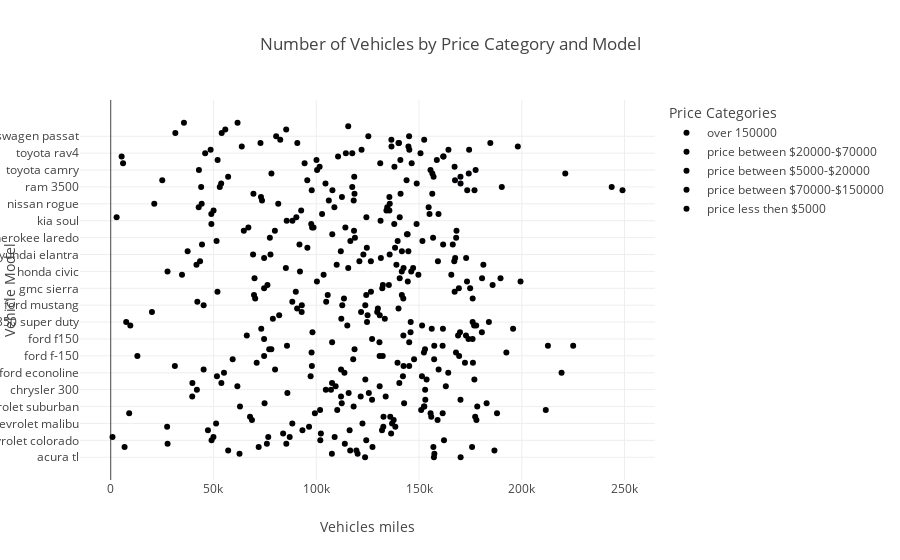

This figure's notebook cell:
### Code cell
#Let define the prices category and build the plot
def price_category(row):
    if row < 3000:
        return 'price less then $5000'
    elif row >= 5000 and row <20000:
        return 'price between $5000-$20000'
    elif row >= 20000 and row <70000:
        return 'price between $20000-$70000'
    elif row >= 70000 and row <150000:
        return 'price between $70000-$150000'
    else:
        return 'over 150000'
df['price_category'] = df['price'].apply(price_category)

list_agg = df.groupby(['price_category', 'model'])['odometer'].mean().reset_index()

fig3 = px.scatter(list_agg, y='model', x='odometer', color='price_category',
             title='Number of Vehicles by Price Category and Model',
             labels={'model': 'Vehicle Model', 'odometer': 'Vehicles miles', 'price_category': 'Price Categories'})

fig3.show()

### Figure 1 — Plotly figure (JSON) as saved in the notebook; plotly's stock layout.template omitted (floating-point values rounded to 4 significant figures)
{"data": [{"hovertemplate": "Price Categories=over 150000<br>Vehicles miles=%{x}<br>Vehicle Model=%{y}<extra></extra>", "legendgroup": "over 150000", "marker": {"color": "#000001", "symbol": "circle"}, "mode": "markers", "name": "over 150000", "orientation": "h", "showlegend": true, "type": "scatter", "x": [157200.0, 157500.0, 186700.0, 175800.0, 113900.0, 162100.0, 108900.0, 136400.0, 132000.0, 132600.0, 122500.0, 177900.0, 177300.0, 187900.0, 101900.0, 178300.0, 182900.0, 153100.0, 133800.0, 115800.0, 153000.0, 130800.0, 140400.0, 153700.0, 142200.0, 164200.0, 159500.0, 142500.0, 172300.0, 147600.0, 169500.0, 192500.0, 152900.0, 157400.0, 130800.0, 174100.0, 172800.0, 180600.0, 195800.0, 176800.0, 184000.0, 112200.0, 125000.0, 129700.0, 130000.0, 123800.0, 104800.0, 142300.0, 124300.0, 167300.0, 174900.0, 185800.0, 173300.0, 180700.0, 149700.0, 141600.0, 142500.0, 181300.0, 159200.0, 172900.0, 122900.0, 141700.0, 124600.0, 161700.0, 151700.0, 156800.0, 144500.0, 168200.0, 98000.0, 137900.0, 131300.0, 140600.0, 159500.0, 134200.0, 154700.0, 135800.0, 118200.0, 112500.0, 156500.0, 173400.0, 243700.0, 148900.0, 143900.0, 157100.0, 221200.0, 155600.0, 138000.0, 131100.0, 158700.0, 161800.0, 150700.0, 174400.0, 198100.0, 184700.0, 136500.0, 125300.0], "xaxis": "x", "y": ["acura tl", "bmw x5", "buick enclave", "cadillac escalade", "chevrolet camaro", "chevrolet colorado", "chevrolet corvette", "chevrolet cruze", "chevrolet equinox", "chevrolet impala", "chevrolet malibu", "chevrolet silverado", "chevrolet silverado 1500", "chevrolet silverado 2500hd", "chevrolet silverado 3500hd", "chevrolet suburban", "chevrolet tahoe", "chevrolet trailblazer", "chevrolet traverse", "chrysler 200", "chrysler 300", "chrysler town & country", "dodge charger", "dodge dakota", "dodge grand caravan", "ford econoline", "ford edge", "ford escape", "ford expedition", "ford explorer", "ford f-150", "ford f-250", "ford f-250 sd", "ford f-250 super duty", "ford f-350 sd", "ford f150", "ford f150 supercrew cab xlt", "ford f250", "ford f250 super duty", "ford f350", "ford f350 super duty", "ford focus", "ford focus se", "ford fusion", "ford fusion se", "ford mustang", "ford mustang gt coupe 2d", "ford ranger", "ford taurus", "gmc acadia", "gmc sierra", "gmc sierra 1500", "gmc sierra 2500hd", "gmc yukon", "honda accord", "honda civic", "honda civic lx", "honda cr-v", "honda odyssey", "honda pilot", "hyundai elantra", "hyundai santa fe", "hyundai sonata", "jeep cherokee", "jeep grand cherokee", "jeep grand cherokee laredo", "jeep liberty", "jeep wrangler", "jeep wrangler unlimited", "kia sorento", "kia soul", "nissan altima", "nissan frontier", "nissan maxima", "nissan murano", "nissan rogue", "nissan sentra", "nissan versa", "ram 1500", "ram 2500", "ram 3500", "subaru forester", "subaru impreza", "subaru outback", "toyota 4runner", "toyota camry", "toyota camry le", "toyota corolla", "toyota highlander", "toyota prius", "toyota rav4", "toyota sienna", "toyota tacoma", "toyota tundra", "volkswagen jetta", "volkswagen passat"], "yaxis": "y"}, {"hovertemplate": "Price Categories=price between $20000-$70000<br>Vehicles miles=%{x}<br>Vehicle Model=%{y}<extra></extra>", "legendgroup": "price between $20000-$70000", "marker": {"color": "#000002", "symbol": "circle"}, "mode": "markers", "name": "price between $20000-$70000", "orientation": "h", "showlegend": true, "type": "scatter", "x": [62670.0, 57150.0, 71990.0, 27660.0, 31440.0, 49070.0, 49980.0, 47300.0, 27450.0, 51270.0, 68720.0, 67770.0, 55740.0, 99340.0, 110200.0, 62890.0, 74850.0, 39660.0, 41930.0, 61620.0, 39740.0, 51690.0, 55110.0, 45210.0, 31210.0, 71010.0, 59330.0, 74630.0, 97720.0, 77120.0, 85760.0, 107700.0, 74610.0, 66200.0, 98150.0, 73240.0, 115100.0, 124700.0, 20070.0, 45210.0, 42150.0, 70300.0, 69720.0, 51930.0, 74630.0, 76250.0, 100300.0, 69960.0, 34680.0, 27630.0, 115600.0, 41730.0, 43480.0, 74630.0, 69250.0, 37430.0, 44410.0, 51500.0, 77430.0, 64760.0, 66960.0, 48980.0, 115600.0, 2866.0, 48950.0, 35630.0, 50050.0, 42800.0, 21190.0, 69440.0, 97800.0, 117500.0, 53730.0, 25070.0, 57120.0, 78190.0, 42910.0, 6000.0, 52010.0, 5300.0, 45950.0, 48610.0, 63770.0, 72860.0], "xaxis": "x", "y": ["bmw x5", "buick enclave", "cadillac escalade", "chevrolet camaro", "chevrolet camaro lt coupe 2d", "chevrolet colorado", "chevrolet corvette", "chevrolet equinox", "chevrolet impala", "chevrolet malibu", "chevrolet silverado", "chevrolet silverado 1500", "chevrolet silverado 1500 crew", "chevrolet silverado 2500hd", "chevrolet silverado 3500hd", "chevrolet suburban", "chevrolet tahoe", "chevrolet traverse", "chrysler 300", "chrysler town & country", "dodge charger", "dodge grand caravan", "ford econoline", "ford edge", "ford escape", "ford expedition", "ford explorer", "ford f-150", "ford f-250", "ford f-250 sd", "ford f-250 super duty", "ford f-350 sd", "ford f150", "ford f150 supercrew cab xlt", "ford f250", "ford f250 super duty", "ford f350", "ford f350 super duty", "ford fusion", "ford mustang", "ford mustang gt coupe 2d", "ford ranger", "ford taurus", "gmc acadia", "gmc sierra", "gmc sierra 1500", "gmc sierra 2500hd", "gmc yukon", "honda accord", "honda civic", "honda civic lx", "honda cr-v", "honda odyssey", "honda pilot", "hyundai elantra", "hyundai santa fe", "jeep cherokee", "jeep grand cherokee", "jeep grand cherokee laredo", "jeep wrangler", "jeep wrangler unlimited", "kia sorento", "mercedes-benz benze sprinter 2500", "nissan altima", "nissan frontier", "nissan frontier crew cab sv", "nissan maxima", "nissan murano", "nissan rogue", "ram 1500", "ram 2500", "ram 3500", "subaru forester", "subaru impreza", "subaru outback", "toyota 4runner", "toyota camry", "toyota corolla", "toyota highlander", "toyota prius", "toyota rav4", "toyota sienna", "toyota tacoma", "toyota tundra"], "yaxis": "y"}, {"hovertemplate": "Price Categories=price between $5000-$20000<br>Vehicles miles=%{x}<br>Vehicle Model=%{y}<extra></extra>", "legendgroup": "price between $5000-$20000", "marker": {"color": "#000003", "symbol": "circle"}, "mode": "markers", "name": "price between $5000-$20000", "orientation": "h", "showlegend": true, "type": "scatter", "x": [123800.0, 107600.0, 116500.0, 127400.0, 85430.0, 53990.0, 102000.0, 87080.0, 83890.0, 93280.0, 96490.0, 88340.0, 137700.0, 132700.0, 85370.0, 155600.0, 151000.0, 152600.0, 142700.0, 127100.0, 121600.0, 85950.0, 104700.0, 109400.0, 107700.0, 123900.0, 97270.0, 113700.0, 112100.0, 97870.0, 139500.0, 118000.0, 130800.0, 168000.0, 118600.0, 161500.0, 145200.0, 127200.0, 142400.0, 145900.0, 161600.0, 151500.0, 176100.0, 78890.0, 81960.0, 92900.0, 90700.0, 92970.0, 88350.0, 113500.0, 105600.0, 126600.0, 132100.0, 135300.0, 144500.0, 140600.0, 103600.0, 92070.0, 85210.0, 109900.0, 121000.0, 131400.0, 77730.0, 112000.0, 95680.0, 91830.0, 116600.0, 118800.0, 107800.0, 118400.0, 114200.0, 97560.0, 85620.0, 90310.0, 102800.0, 61710.0, 92660.0, 108800.0, 81500.0, 73610.0, 73100.0, 118600.0, 177000.0, 190300.0, 104500.0, 95630.0, 118500.0, 156500.0, 100400.0, 101600.0, 94330.0, 140900.0, 110600.0, 114400.0, 122000.0, 144800.0, 140300.0, 82490.0, 80490.0], "xaxis": "x", "y": ["acura tl", "bmw x5", "buick enclave", "cadillac escalade", "chevrolet camaro", "chevrolet camaro lt coupe 2d", "chevrolet colorado", "chevrolet corvette", "chevrolet cruze", "chevrolet equinox", "chevrolet impala", "chevrolet malibu", "chevrolet silverado", "chevrolet silverado 1500", "chevrolet silverado 1500 crew", "chevrolet silverado 2500hd", "chevrolet silverado 3500hd", "chevrolet suburban", "chevrolet tahoe", "chevrolet trailblazer", "chevrolet traverse", "chrysler 200", "chrysler 300", "chrysler town & country", "dodge charger", "dodge dakota", "dodge grand caravan", "ford econoline", "ford edge", "ford escape", "ford expedition", "ford explorer", "ford f-150", "ford f-250", "ford f-250 sd", "ford f-250 super duty", "ford f-350 sd", "ford f150", "ford f150 supercrew cab xlt", "ford f250", "ford f250 super duty", "ford f350", "ford f350 super duty", "ford focus", "ford focus se", "ford fusion", "ford fusion se", "ford mustang", "ford mustang gt coupe 2d", "ford ranger", "ford taurus", "gmc acadia", "gmc sierra", "gmc sierra 1500", "gmc sierra 2500hd", "gmc yukon", "honda accord", "honda civic", "honda civic lx", "honda cr-v", "honda odyssey", "honda pilot", "hyundai elantra", "hyundai santa fe", "hyundai sonata", "jeep cherokee", "jeep grand cherokee", "jeep grand cherokee laredo", "jeep liberty", "jeep wrangler", "jeep wrangler unlimited", "kia sorento", "kia soul", "nissan altima", "nissan frontier", "nissan frontier crew cab sv", "nissan maxima", "nissan murano", "nissan rogue", "nissan sentra", "nissan versa", "ram 1500", "ram 2500", "ram 3500", "subaru forester", "subaru impreza", "subaru outback", "toyota 4runner", "toyota camry", "toyota camry le", "toyota corolla", "toyota highlander", "toyota prius", "toyota rav4", "toyota sienna", "toyota tacoma", "toyota tundra", "volkswagen jetta", "volkswagen passat"], "yaxis": "y"}, {"hovertemplate": "Price Categories=price between $70000-$150000<br>Vehicles miles=%{x}<br>Vehicle Model=%{y}<extra></extra>", "legendgroup": "price between $70000-$150000", "marker": {"color": "#000004", "symbol": "circle"}, "mode": "markers", "name": "price between $70000-$150000", "orientation": "h", "showlegend": true, "type": "scatter", "x": [6750.0, 867.5, 136000.0, 8989.0, 118200.0, 12970.0, 225000.0, 9530.0, 7536.0, 126600.0, 249000.0, 44000.0, 145300.0, 140000.0], "xaxis": "x", "y": ["cadillac escalade", "chevrolet corvette", "chevrolet silverado 1500", "chevrolet silverado 2500hd", "chevrolet suburban", "ford f-150", "ford f-250 super duty", "ford f350", "ford f350 super duty", "honda odyssey", "ram 2500", "ram 3500", "toyota sienna", "toyota tundra"], "yaxis": "y"}, {"hovertemplate": "Price Categories=price less then $5000<br>Vehicles miles=%{x}<br>Vehicle Model=%{y}<extra></extra>", "legendgroup": "price less then $5000", "marker": {"color": "#000005", "symbol": "circle"}, "mode": "markers", "name": "price less then $5000", "orientation": "h", "showlegend": true, "type": "scatter", "x": [170200.0, 120100.0, 119500.0, 157000.0, 75980.0, 124300.0, 76640.0, 102200.0, 116200.0, 138500.0, 136900.0, 159000.0, 156000.0, 161500.0, 211700.0, 152400.0, 112400.0, 170200.0, 112100.0, 125600.0, 107200.0, 163000.0, 53840.0, 176900.0, 151400.0, 219400.0, 79970.0, 145200.0, 176200.0, 157400.0, 132300.0, 152400.0, 78150.0, 212700.0, 176100.0, 169000.0, 169900.0, 156200.0, 177800.0, 145900.0, 133400.0, 130900.0, 121800.0, 140000.0, 112700.0, 176100.0, 141600.0, 90040.0, 169400.0, 132400.0, 199400.0, 189700.0, 165700.0, 146200.0, 147100.0, 139000.0, 167200.0, 167600.0, 135700.0, 144800.0, 138300.0, 166400.0, 139600.0, 168100.0, 144100.0, 79870.0, 98660.0, 148800.0, 88410.0, 124400.0, 155100.0, 135600.0, 134600.0, 44260.0, 106100.0, 135600.0, 141000.0, 107900.0, 53060.0, 170200.0, 167500.0, 170200.0, 174200.0, 177500.0, 167300.0, 146400.0, 100100.0, 161900.0, 117500.0, 164300.0, 136600.0, 90780.0, 152500.0, 145200.0], "xaxis": "x", "y": ["acura tl", "bmw x5", "buick enclave", "cadillac escalade", "chevrolet camaro", "chevrolet colorado", "chevrolet corvette", "chevrolet cruze", "chevrolet equinox", "chevrolet impala", "chevrolet malibu", "chevrolet silverado", "chevrolet silverado 1500", "chevrolet silverado 2500hd", "chevrolet silverado 3500hd", "chevrolet suburban", "chevrolet tahoe", "chevrolet trailblazer", "chevrolet traverse", "chrysler 200", "chrysler 300", "chrysler town & country", "dodge charger", "dodge dakota", "dodge grand caravan", "ford econoline", "ford edge", "ford escape", "ford expedition", "ford explorer", "ford f-150", "ford f-250", "ford f-250 sd", "ford f-250 super duty", "ford f150", "ford f150 supercrew cab xlt", "ford f250", "ford f250 super duty", "ford f350", "ford f350 super duty", "ford focus", "ford focus se", "ford fusion", "ford fusion se", "ford mustang", "ford ranger", "ford taurus", "gmc acadia", "gmc sierra", "gmc sierra 1500", "gmc sierra 2500hd", "gmc yukon", "honda accord", "honda civic", "honda civic lx", "honda cr-v", "honda odyssey", "honda pilot", "hyundai elantra", "hyundai santa fe", "hyundai sonata", "jeep cherokee", "jeep grand cherokee", "jeep grand cherokee laredo", "jeep liberty", "jeep wrangler", "jeep wrangler unlimited", "kia sorento", "kia soul", "nissan altima", "nissan frontier", "nissan maxima", "nissan murano", "nissan rogue", "nissan sentra", "nissan versa", "ram 1500", "ram 2500", "ram 3500", "subaru forester", "subaru impreza", "subaru outback", "toyota 4runner", "toyota camry", "toyota camry le", "toyota corolla", "toyota highlander", "toyota prius", "toyota rav4", "toyota sienna", "toyota tacoma", "toyota tundra", "volkswagen jetta", "volkswagen passat"], "yaxis": "y"}], "layout": {"legend": {"title": {"text": "Price Categories"}, "tracegroupgap": 0}, "title": {"text": "Number of Vehicles by Price Category and Model"}, "xaxis": {"anchor": "y", "domain": [0, 1], "title": {"text": "Vehicles miles"}}, "yaxis": {"anchor": "x", "domain": [0, 1], "title": {"text": "Vehicle Model"}}}}
